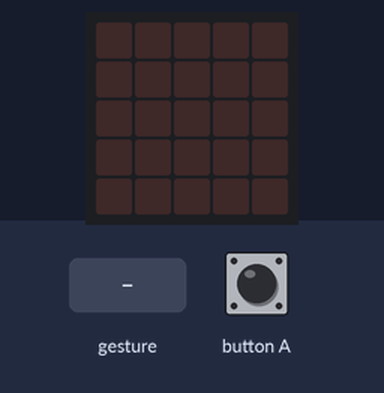
The program below on a simulated BBC micro:bit (MakeCode). On the bench: the board's 5×5 LED display. The test bench sets the inputs (shaded band). Random numbers come from a fixed seed; a tilt is held for 1.5 s and a shake lasts 1 s, then the board lies face up again.

Above: at 1.2 s.
1.3 s: button A pressed for 0.15 s
At 2.5 s:
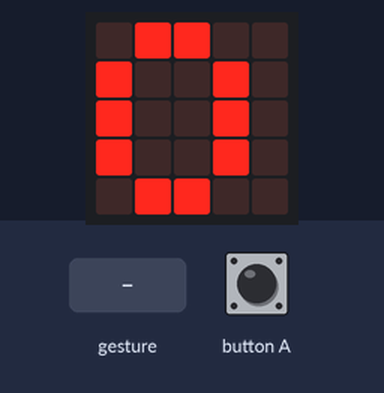
4.4 s: gesture 'shake'
At 5.5 s:
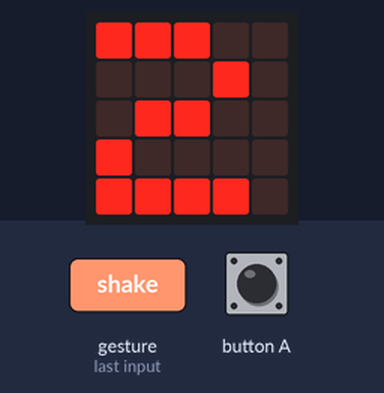
Timing chart, 0 to 7.4 s (numbered marks = the images above; inputs shaded):
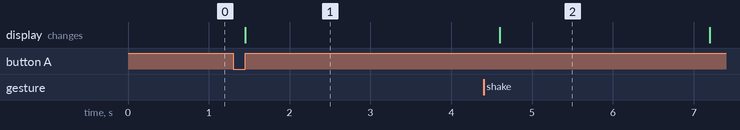

Measured:
- after the input at 1.3 s, the display: changes after 0.15 s (image 1)

The program:

main.ts
```typescript
input.onButtonPressed(Button.A, function () {
    basic.showNumber(randint(0, 2))
    basic.pause(5000)
    basic.clearScreen()
})
input.onGesture(Gesture.Shake, function () {
    basic.showNumber(randint(0, 2))
    basic.pause(5000)
    basic.clearScreen()
})
```

test.ts
```typescript
// testes vão aqui; isto não será compilado quando este pacote for usado como uma extensão.
```
